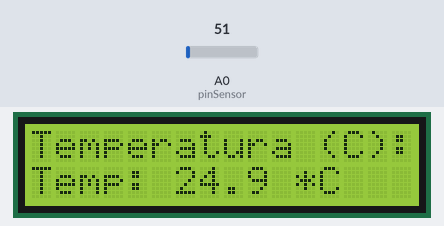
Recording of a sketch running on a simulated Arduino Uno, built with avr-gcc and run on an emulated ATmega328P. Parts: 16×2 character LCD. The inputs (shaded band) are chosen by the test bench; at power-on: A0 (pinSensor) = 51.

Above: at 1.2 s.
1.3 s: A0 (pinSensor) set to 61
At 2.5 s:
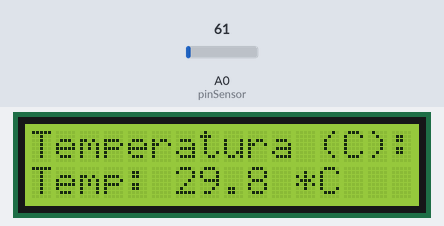
3.1 s: A0 (pinSensor) set to 71
At 4.1 s:
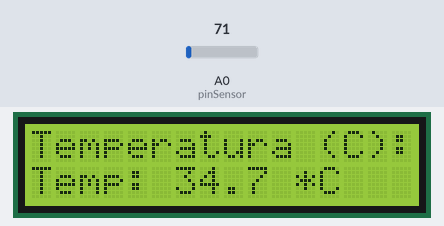
4.6 s: A0 (pinSensor) set to 86
At 5.8 s:
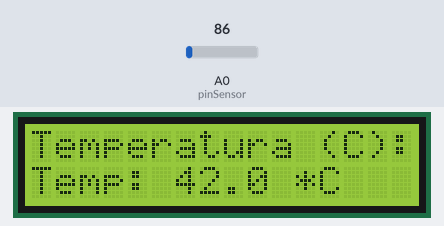
Timing chart, 0 to 7.6 s (numbered marks = the images above; inputs shaded):
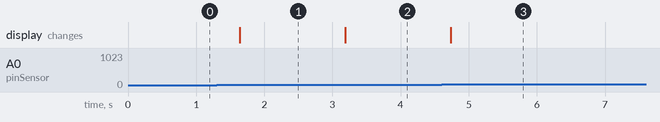

The sketch:

E3.ino
```cpp
/*---------------------------------------------
  Curso de Desarrollo IoT
  Módulo: Starters
  Clase: 6
  Ejercicio: 3

  PINOUT:
  (PCF8574)
  SDA -> A4
  SCL -> A5

  (LM35)
  OUT -> A0
---------------------------------------------*/

#include <Wire.h>
#include <LiquidCrystal_I2C.h>

int pinSensor = A0;  // Pin analógico al que está conectado el sensor LM35

// Configuración del LCD
int direccion_i2c = 0x27;  // Dirección del dispositivo I2C del LCD
int columnas_lcd = 16;     // Número de columnas del LCD
int filas_lcd = 2;         // Número de filas del LCD

// Crear una instancia de LiquidCrystal_I2C
LiquidCrystal_I2C lcd(direccion_i2c, columnas_lcd, filas_lcd);

void setup() {
  lcd.init();  // Inicialización del LCD 1602
  lcd.backlight();   // Encender retroiluminación
  lcd.setCursor(0, 0);
  lcd.print("Temperatura (C):");
}

void loop() {
  int lecturaSensor = analogRead(pinSensor);

  // Convertir el valor analógico a temperatura en grados Celsius
  float temperaturaC = (lecturaSensor * 5.0 / 1024.0) * 100.0;

  // Mostrar la temperatura en el LCD
  lcd.setCursor(0, 1);
  lcd.print("Temp: " + String(temperaturaC, 1) + " *C   ");

  delay(500);  // Esperar medio segundo antes de la siguiente lectura
}
```

Measured:
- after the input at 1.3 s, the display: changes after 0.34 s (image 1)
- after the input at 3.1 s, the display: changes after 0.09 s (image 2)
- after the input at 4.6 s, the display: changes after 0.14 s (image 3)
